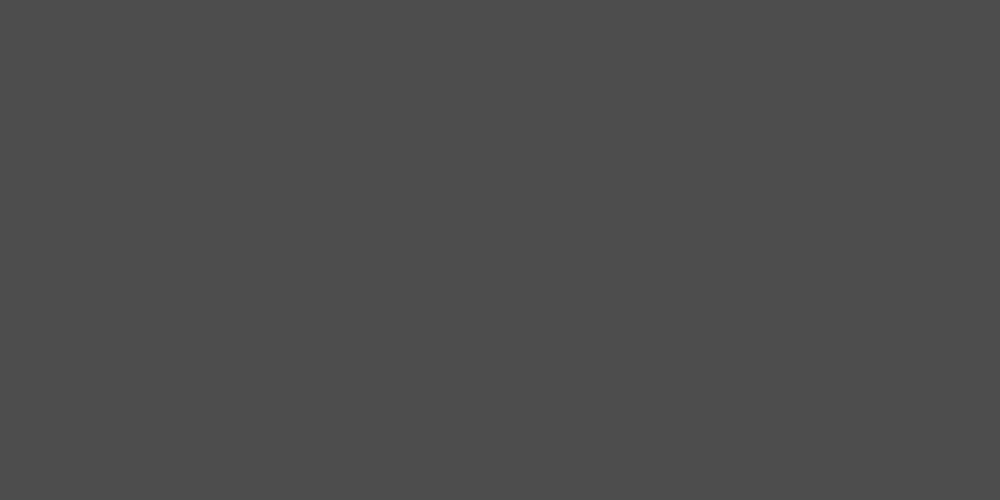
Frame 1 (no input)
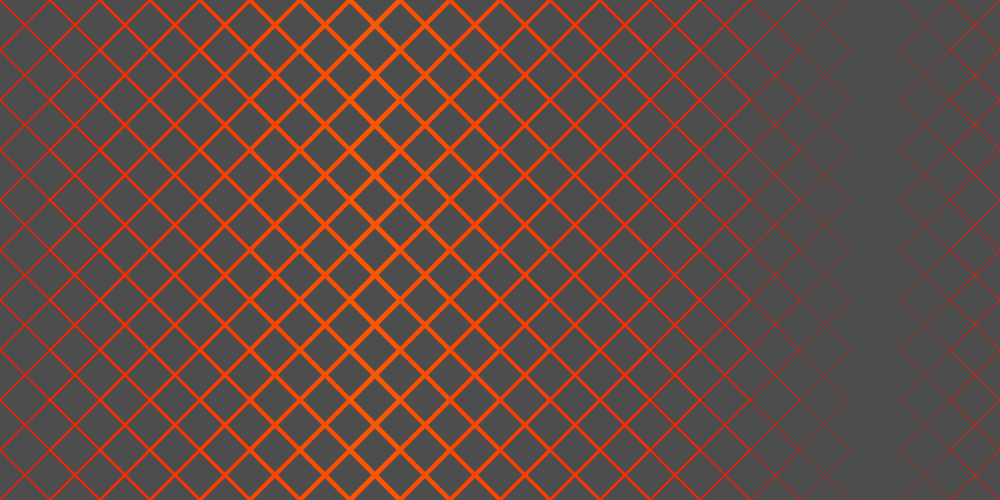
Frame 60 (no input)
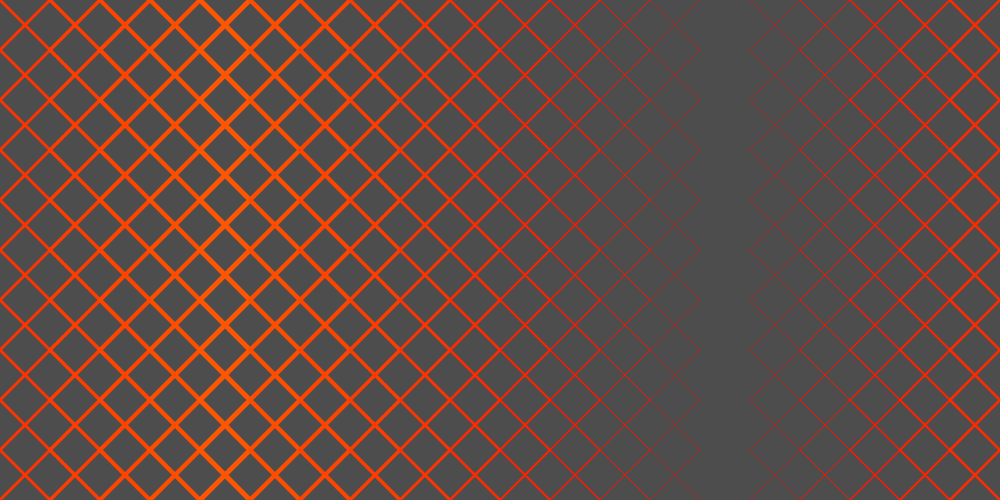
Frame 120 (the mouse pressed at the canvas centre since frame 60)

The p5.js sketch that drew these frames (run headless with seeded random() and noise() and a simulated clock; from frame 60 on, the mouse is pressed at the canvas centre):

// p5.js sketch
// ── sketch.js
var canvasSize = 1000;
var armyOfExes = [];
var stepLtr = 0;
var stepRtl = 20;

function setup() {
  createCanvas(canvasSize, canvasSize / 2);
  colorMode(HSB);
  patientX = new XShape();
  for(var i = 0; i < canvasSize + (canvasSize * 2); i++) {
    armyOfExes[i] = new XShape(i);
  }
}

function stepCounter() {
  if(stepLtr > 20) { 
    stepLtr = 0; 
  }
  stepLtr++;
  noFill();
  textSize(10);
}

function XShape(soliderId) {
  this.weight = 0; 
  this.color = 200;
  this.shapeSize = height / 10;
  this.x = 0;
  this.y = 0;
  this.xPos = 0;
  this.yPos = 0;

  this.changeXPos = function() {
    this.xPos = soliderId % (width / this.shapeSize);
    this.x = this.xPos * this.shapeSize;
    if(soliderId % (width / this.shapeSize) == 0) {
      this.x = 0;
    }
  }

  this.changeYPos = function() {
    this.yPos = parseInt(soliderId / (height / this.shapeSize) / 2);
    this.y = this.yPos * this.shapeSize;
  }

  this.distance = function() {
    currentStep = stepLtr % (canvasSize / this.shapeSize);
    distance = abs(this.xPos - currentStep);
    distance %= (canvasSize / this.shapeSize);
    if (distance > (canvasSize / this.shapeSize) / 2) {      
      distance = (canvasSize / this.shapeSize) - distance;
    }
    return distance;
  }

  this.changeColor = function() {
    this.color = this.distance() * 2;
  }

  this.changeStroke = function() {
    this.weight = this.distance() / 2;
  }

  this.display = function() {
    strokeWeight(this.weight);
    stroke(this.color, 100, 100);
    line(this.x, this.y, this.x + this.shapeSize, this.y + this.shapeSize); // Top left to bottom right
    line(this.x, this.y + this.shapeSize, this.x + this.shapeSize, this.y); // Bottom left to top right
  }
}

function draw() {
  background(30);
  textSize(30);
  stepCounter();
  for(var i = 0; i < armyOfExes.length; i++) {
    armyOfExes[i].display();
    armyOfExes[i].changeXPos();
    armyOfExes[i].changeYPos();
    armyOfExes[i].changeColor();
    armyOfExes[i].changeStroke();
  }      
}
